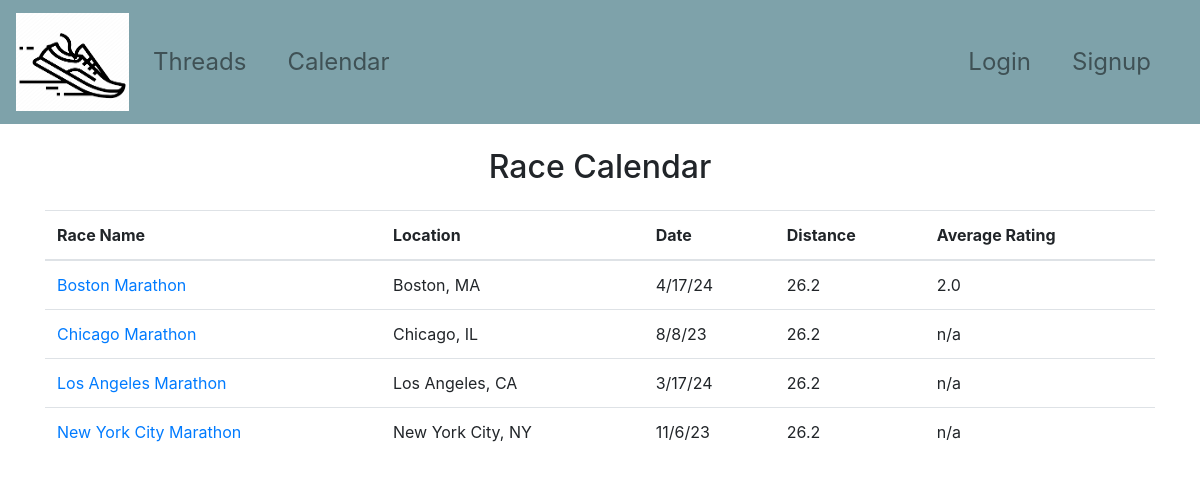
/calendar, run on the app's committed database.
### models.py (models this page shows, shortened)
class Race(Base):
    __tablename__ = "races"
    id = Column("id", INTEGER, primary_key=True)
    race_name = Column("race_name", TEXT, nullable=False)
    race_city = Column("race_city", TEXT, nullable=False)
    race_state = Column("race_state", TEXT, nullable=False)
    race_date = Column("race_date", TEXT, nullable=False)
    race_distance = Column("race_distance", TEXT, nullable=False)
    race_website = Column("race_website", TEXT, nullable=True)
    race_description = Column("race_description", TEXT, nullable=True)
    reviews = relationship("Review", back_populates="race")

### app.py (the view)
@app.route("/calendar")
def calendar():
    races = db_session.query(Race).all()
    race_data = []
    for race in races:
        reviews = db_session.query(Review).filter(Review.race_id == race.id).all()
        if len(reviews) > 0:
            average_rating = round(sum([review.rating for review in reviews])/len(reviews), 2)
        else:
            average_rating = "n/a"
        race.average_rating = average_rating
    return render_template("calendar.html", races=races)

### templates/calendar.html (shortened to what this page needs)
{% extends "base.html" %}
{% block content %}
<head>
</head>
<body>
    <div class="container">
        <h2 class="text-center mt-4 mb-4">Race Calendar</h2>
        <table class="table">
            <thead>
                <tr>
                    <th>Race Name</th>
                    <th>Location</th>
                    <th>Date</th>
                    <th>Distance</th>
                    <th>Average Rating</th>
                </tr>
            </thead>
            <tbody>
                {% for race in races %}
                    <tr>
                        <td><a href="{{ url_for('race_page', race_id=race.id) }}">{{ race.race_name }}</a></td>
                        <td>{{ race.race_city }}, {{ race.race_state }}</td>
                        <td>{{ race.race_date }}</td>
                        <td>{{ race.race_distance }}</td>
                        <td>{{ race.average_rating }}</td>
                    </tr>
                {% endfor %}
            </tbody>
        </table>
    </div>
</body>
{% endblock %}

### templates/base.html (shortened to what this page needs)
<!DOCTYPE html>
<html lang="en">
<head>
    <link rel="stylesheet" href="{{url_for('static', filename='styles/style.css')}}">
    <link rel="stylesheet" href="https://maxcdn.bootstrapcdn.com/bootstrap/4.5.2/css/bootstrap.min.css">
</head>
<body>
    <nav class="navbar navbar-expand-lg navbar-light bg-color">
        <a class="navbar-brand" href="#">
            <img src="{{ url_for('static', filename='assets/logo.png') }}" width="113" height="98" alt="Logo">
        </a>
        <ul class="navbar-nav mr-auto">
            <li class="nav-item">
                <a class="nav-link" href="threads.html">Threads</a>
            </li>
            <li class="nav-item">
                <a class="nav-link" href="{{ url_for('calendar')}}">Calendar</a>
            </li>
        </ul>
        <div class="collapse navbar-collapse justify-content-end" id="navbarNav">
            <ul class="navbar-nav">
                {% if session["username"] %}
                    <li class="nav-item profile-link">
                        <a class="nav-link" href="{{ url_for('profile') }}">Profile</a>
                    </li>
                    <li class="nav-item">
                        <a class="nav-link" href="{{ url_for('logout') }}">Logout</a>
                    </li>
                {% else %}
                    <li class="nav-item">
                        <a class="nav-link" href="{{ url_for('login') }}">Login</a>
                    </li>
                    <li class="nav-item">
                        <a class="nav-link" href="{{ url_for('signup') }}">Signup</a>
                    </li>
                {% endif %}
            </ul>
        </div>
    </nav>
    {% block content %}{% endblock %}
</body>
</html>

### static/styles/style.css (style rules this page uses)
body { background-color: #fff; }
.navbar { background-color: #7EA2AA; }
.navbar-nav .nav-link { font-size: 1.5rem; padding: 0.5rem; margin-right: 25px; }

### data on the page
Race: race_name "Boston Marathon", race_city "Boston", race_state "MA", race_date "4/17/24", race_distance "26.2", average_rating "2.0"
Race: race_name "Chicago Marathon", race_city "Chicago", race_state "IL", race_date "8/8/23", race_distance "26.2", average_rating "n/a"
Race: race_name "Los Angeles Marathon", race_city "Los Angeles", race_state "CA", race_date "3/17/24", race_distance "26.2", average_rating "n/a"
Race: race_name "New York City Marathon", race_city "New York City", race_state "NY", race_date "11/6/23", race_distance "26.2", average_rating "n/a"
